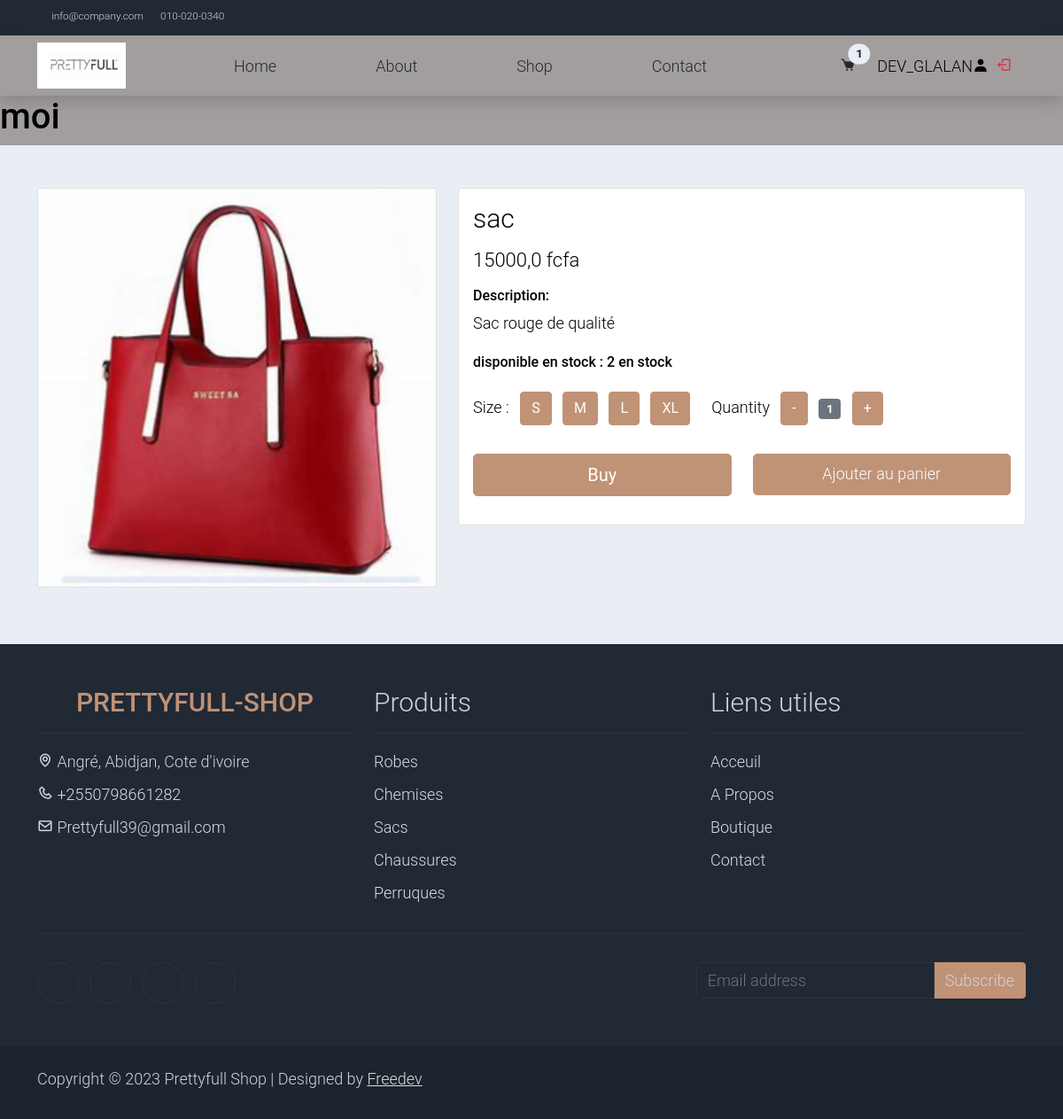
/product/sac (signed in), run on the app's committed database.
### accounts/models.py (models this page shows)
class Shopper(AbstractUser):
    pass

### store/models.py (models this page shows, shortened)
class Cart(models.Model):
    user = models.OneToOneField(AUTH_USER_MODEL, on_delete=models.CASCADE)
    orders = models.ManyToManyField(Order)

class Product(models.Model):
    name = models.CharField(max_length=128)
    slug = models.SlugField(max_length=128)
    price = models.FloatField(default=0.0)
    stock = models.IntegerField(default=0)
    description = models.TextField(blank=True)
    thumbnail = models.ImageField(upload_to="products", blank=True, null=True)

### store/views.py (the view)
# urls.py: path('product/<str:slug>', product_detail, name='product'),
def product_detail(request, slug):
    product = get_object_or_404(Product, slug=slug)
    return render(request, 'store/detail.html', context={"product": product})

### store/templates/store/detail.html (shortened to what this page needs)
{% extends 'base.html' %} {% block content %}
<h1>moi</h1>
<section class="bg-light">
  <div class="container pb-5">
    <div class="row">
      <div class="col-lg-5 mt-5">
        <div class="card mb-3">
          <img
            class="card-img img-fluid"
            src="{{ product.thumbnail.url }}"
            alt="{{ product.name }}"
            id="product-detail"
          />
        </div>
      </div>
      <div class="col-lg-7 mt-5">
        <div class="card">
          <div class="card-body">
            <h1 class="h2">{{ product.name }}</h1>
            <p class="h3 py-2">{{ product.price }} fcfa</p>
            <h6>Description:</h6>
            <p>{{ product.description }}</p>
            <ul class="list-inline">
              <li class="list-inline-item">
                <h6>disponible en stock : {{ product.stock }} en stock</h6>
              </li>
            </ul>
            <form action="" method="GET">
              <div class="row">
                <div class="col-auto">
                  <ul class="list-inline pb-3">
                    <li class="list-inline-item">
                      Size :
                    </li>
                    <li class="list-inline-item">
                      <span class="btn btn-success btn-size">S</span>
                    </li>
                    <li class="list-inline-item">
                      <span class="btn btn-success btn-size">M</span>
                    </li>
                    <li class="list-inline-item">
                      <span class="btn btn-success btn-size">L</span>
                    </li>
                    <li class="list-inline-item">
                      <span class="btn btn-success btn-size">XL</span>
                    </li>
                  </ul>
                </div>
                <div class="col-auto">
                  <ul class="list-inline pb-3">
                    <li class="list-inline-item text-right">
                      Quantity
                    </li>
                    <li class="list-inline-item">
                      <span class="btn btn-success" id="btn-minus">-</span>
                    </li>
                    <li class="list-inline-item">
                      <span class="badge bg-secondary" id="var-value">1</span>
                    </li>
                    <li class="list-inline-item">
                      <span class="btn btn-success" id="btn-plus">+</span>
                    </li>
                  </ul>
                </div>
              </div>
              <div class="row pb-3">
                <div class="col d-grid">
                  <button
                    type="submit"
                    class="btn btn-success btn-lg"
                    name="submit"
                    value="buy"
                  >
                    Buy
                  </button>
                </div>
                <div class="col d-grid">
                  {% if user.is_authenticated %}
                  <a href="{% url 'add_to_cart' product.slug %}" class="btn btn-success btn-lg">
                          Ajouter au panier
                      </a>
                  {% endif %}
                  <a href="">
                  </a>
                </div>
              </div>
            </form>
          </div>
        </div>
      </div>
    </div>
  </div>
</section>
 {% endblock %}

### templates/base.html (shortened to what this page needs)
<!DOCTYPE html>
<html lang="fr">
<head>
    <link rel="stylesheet" href="https://cdn.jsdelivr.net/npm/bootstrap@4.3.1/dist/css/bootstrap.min.css">
    <link href='https://unpkg.com/boxicons@2.1.4/css/boxicons.min.css' rel='stylesheet'>
    {% load static %}
    <link rel="stylesheet" href=" {% static 'css/bootstrap.min.css' %}">
    <link rel="stylesheet" href="{% static 'css/exemple.css' %}">
    <link rel="stylesheet" href="{% static 'css/templatemo.css' %}">
</head>
<body>
   <nav class="navbar navbar-expand-lg bg-dark navbar-light d-none d-lg-block" id="templatemo_nav_top">
      <div class="container text-light">
          <div class="w-100 d-flex justify-content-between">
              <div>
                  <a class="navbar-sm-brand text-light text-decoration-none" href="mailto:info@company.com">info@company.com</a>
                  <a class="navbar-sm-brand text-light text-decoration-none" href="tel:010-020-0340">010-020-0340</a>
              </div>
              <div>
                  <a class="text-light" href="https://fb.com/templatemo" target="_blank" rel="sponsored"></a>
                  <a class="text-light" href="https://www.instagram.com/" target="_blank"></a>
                  <a class="text-light" href="https://twitter.com/" target="_blank"></a>
              </div>
          </div>
      </div>
  </nav>
  <nav class="navbar navbar-expand-lg navbar-light shadow">
    <div class="container d-flex justify-content-between align-items-center">
        <a href="" class="logo"><img src="{% static 'images/logo.png'%}" alt=""></a>
        <div class="align-self-center collapse navbar-collapse flex-fill  d-lg-flex justify-content-lg-between" id="templatemo_main_nav">
            <div class="flex-fill">
                <ul class="nav navbar-nav d-flex justify-content-between mx-lg-auto">
                    <li class="nav-item">
                        <a class="nav-link" href="{% url 'index'%}">Home</a>
                    </li>
                    <li class="nav-item">
                        <a class="nav-link" href="{% url 'about'%}">About</a>
                    </li>
                    <li class="nav-item">
                        <a class="nav-link" href="shop.html">Shop</a>
                    </li>
                    <li class="nav-item">
                        <a class="nav-link" href="{% url 'contact' %}">Contact</a>
                    </li>
                </ul>
            </div>
            <div class="navbar align-self-center d-flex">
                <a class="nav-icon d-none d-lg-inline" href="#" data-bs-toggle="modal" data-bs-target="#templatemo_search">
                </a>
                <a class="nav-icon position-relative text-decoration-none" href="{% url 'cart' %}">
                    <i class='bx bxs-cart mr-1' ></i>
                    <span class="position-absolute top-0 left-100 translate-middle badge rounded-pill bg-light text-dark">{{ user.cart.orders.count }}</span>
                </a>
                {% if user.is_authenticated %}
                 {{ user.username }}<i class='bx bxs-user bx-2x'></i>
             <a href="{% url 'logout' %}">
                <i class='bx bx-log-out ml-2 text-danger bx-3x'></i>
             </a>
             {% endif %}
            </div>
        </div>
    </div>
</nav>
      {% block content %}
      {% endblock content %}
      <footer class="bg-dark" id="tempaltemo_footer">
         <div class="container">
             <div class="row">
                 <div class="col-md-4 pt-5">
                     <h2 class="h2 text-success border-bottom pb-3 border-light logo">PRETTYFULL-SHOP</h2>
                     <ul class="list-unstyled text-light footer-link-list">
                         <li>
                            <i class='bx bx-map'></i>
                            Angré, Abidjan, Cote d'ivoire
                         </li>
                         <li>
                            <i class='bx bx-phone'></i>
                           <a class="text-decoration-none" href="tel:">+2550798661282</a>
                         </li>
                         <li>
                            <i class='bx bx-envelope'></i>
                             <a class="text-decoration-none" href="mailto:">Prettyfull39@gmail.com</a>
                         </li>
                     </ul>
                 </div>
                 <div class="col-md-4 pt-5">
                     <h2 class="h2 text-light border-bottom pb-3 border-light">Produits</h2>
                     <ul class="list-unstyled text-light footer-link-list">
                         <li><a class="text-decoration-none" href="#">Robes</a></li>
                         <li><a class="text-decoration-none" href="#">Chemises</a></li>
                         <li><a class="text-decoration-none" href="#">Sacs</a></li>
                         <li><a class="text-decoration-none" href="#">Chaussures</a></li>
                         <li><a class="text-decoration-none" href="#">Perruques</a></li>
                     </ul>
                 </div>
                 <div class="col-md-4 pt-5">
                     <h2 class="h2 text-light border-bottom pb-3 border-light">Liens utiles</h2>
                     <ul class="list-unstyled text-light footer-link-list">
                         <li><a class="text-decoration-none" href="{% url 'index'%}">Acceuil</a></li>
                         <li><a class="text-decoration-none" href="{% url 'about'%}">A Propos</a></li>
                         <li><a class="text-decoration-none" href="#">Boutique</a></li>
                         <li><a class="text-decoration-none" href="#">Contact</a></li>
                     </ul>
                 </div>
             </div>
             <div class="row text-light mb-4">
                 <div class="col-12 mb-3">
                     <div class="w-100 my-3 border-top border-light"></div>
                 </div>
                 <div class="col-auto me-auto">
                     <ul class="list-inline text-left footer-icons">
                         <li class="list-inline-item border border-light rounded-circle text-center">
                         </li>
                         <li class="list-inline-item border border-light rounded-circle text-center">
                         </li>
                         <li class="list-inline-item border border-light rounded-circle text-center">
                         </li>
                         <li class="list-inline-item border border-light rounded-circle text-center">
                         </li>
                     </ul>
                 </div>
                 <div class="col-auto">
                     <div class="input-group mb-2">
                         <input type="text" class="form-control bg-dark border-light" id="subscribeEmail" placeholder="Email address">
                         <div class="input-group-text btn-success text-light">Subscribe</div>
                     </div>
                 </div>
             </div>
         </div>
         <div class="w-100 bg-black py-3">
             <div class="container">
                 <div class="row pt-2">
                     <div class="col-12">
                         <p class="text-left text-light">
                             Copyright © 2023 Prettyfull Shop
                             | Designed by <a rel="sponsored" href="" target="_blank">Freedev</a>
                         </p>
                     </div>
                 </div>
             </div>
         </div>
     </footer>
</body>
</html>

### static/css/exemple.css (style rules this page uses)
body { background-color: #A29E9D; color: black; }
.logo { display: flex; justify-content: center; align-items: center; font-weight: 700; }
.logo img { width: 100px; margin-right: 1rem; }

### static/css/templatemo.css (style rules this page uses)
body, ul, li, p, a, label, input, div { font-family: 'Roboto', sans-serif; font-size: 18px !important; font-weight: 300 !important; }
.h2 { font-family: 'Roboto', sans-serif; font-size: 30px !important; font-weight: 300; }
.h3 { font-family: 'Roboto', sans-serif; font-size: 22px !important; }
.logo { font-weight: 500 !important; }
.text-success { color:#C09276 !important; }
.text-light { color: #cfd6e1 !important; }
.bg-dark { background-color: #212934 !important; }
.bg-light { background-color: #e9eef5 !important; }
.bg-black { background-color: #1d242d !important; }
.btn-success { background-color: #C09276 !important; border-color:#C09276 !important; }
#templatemo_nav_top { min-height: 40px; }
#templatemo_nav_top * { font-size: .9em !important; }
#templatemo_main_nav a { color: #212934; }
#templatemo_main_nav .navbar .nav-icon { margin-right: 20px; }
.form-control { border: 1px solid #e8e8e8; }
#tempaltemo_footer a { color: #dcdde1; }
#tempaltemo_footer ul.footer-link-list li { padding-top: 10px; }
#tempaltemo_footer ul.footer-icons li { width: 2.6em; height: 2.6em; line-height: 2.6em; }
#tempaltemo_footer .border-light { border-color: #2d343f !important; }
@media (min-width: 768px) { #templatemo_main_nav .navbar-nav { max-width: 450px; } }
@media (min-width: 992px) { #templatemo_main_nav .navbar-nav { max-width: 550px; } }

### data on the page
Shopper: cart.orders.count "1", username "DEV_GLALAN"
Product: thumbnail (picture), name "sac", price "15000,0", description "Sac rouge de qualité", stock "2"
